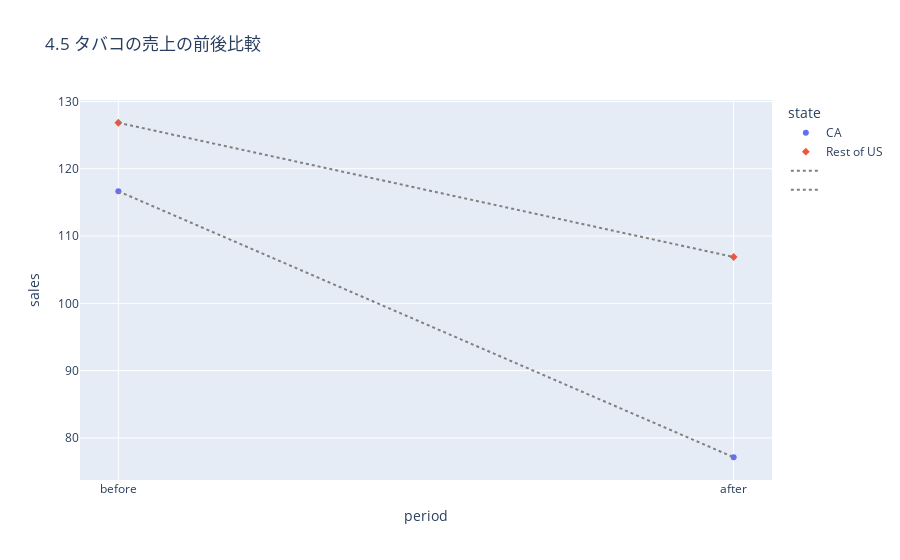

Write notebook code for a chart like this one.
### Code cell
fig = px.scatter(summarised, x='period', y='sales', color='state', symbol='state', title='4.5 タバコの売上の前後比較')
fig.add_trace(go.Scatter(
    x=['before', 'after'],
    y=[126.842072, 106.887669],
    mode="lines",
    line=dict(color='gray', dash='dot'),
    name=''
))
fig.add_trace(go.Scatter(
    x=['before', 'after'],
    y=[116.657645, 77.124997],
    mode="lines",
    line=dict(color='gray', dash='dot'),
    name=''
))
fig.show()

### Figure 1 — Plotly figure (JSON) as saved in the notebook; plotly's stock layout.template omitted (floating-point values rounded to 4 significant figures)
{"data": [{"hovertemplate": "state=CA<br>period=%{x}<br>sales=%{y}<extra></extra>", "legendgroup": "CA", "marker": {"color": "#636efa", "symbol": "circle"}, "mode": "markers", "name": "CA", "orientation": "v", "showlegend": true, "type": "scatter", "x": ["before", "after"], "xaxis": "x", "y": [116.7, 77.12], "yaxis": "y"}, {"hovertemplate": "state=Rest of US<br>period=%{x}<br>sales=%{y}<extra></extra>", "legendgroup": "Rest of US", "marker": {"color": "#EF553B", "symbol": "diamond"}, "mode": "markers", "name": "Rest of US", "orientation": "v", "showlegend": true, "type": "scatter", "x": ["before", "after"], "xaxis": "x", "y": [126.8, 106.9], "yaxis": "y"}, {"line": {"color": "gray", "dash": "dot"}, "mode": "lines", "name": "", "type": "scatter", "x": ["before", "after"], "y": [126.8, 106.9]}, {"line": {"color": "gray", "dash": "dot"}, "mode": "lines", "name": "", "type": "scatter", "x": ["before", "after"], "y": [116.7, 77.12]}], "layout": {"legend": {"title": {"text": "state"}, "tracegroupgap": 0}, "title": {"text": "4.5 タバコの売上の前後比較"}, "xaxis": {"anchor": "y", "domain": [0, 1], "title": {"text": "period"}}, "yaxis": {"anchor": "x", "domain": [0, 1], "title": {"text": "sales"}}}}
